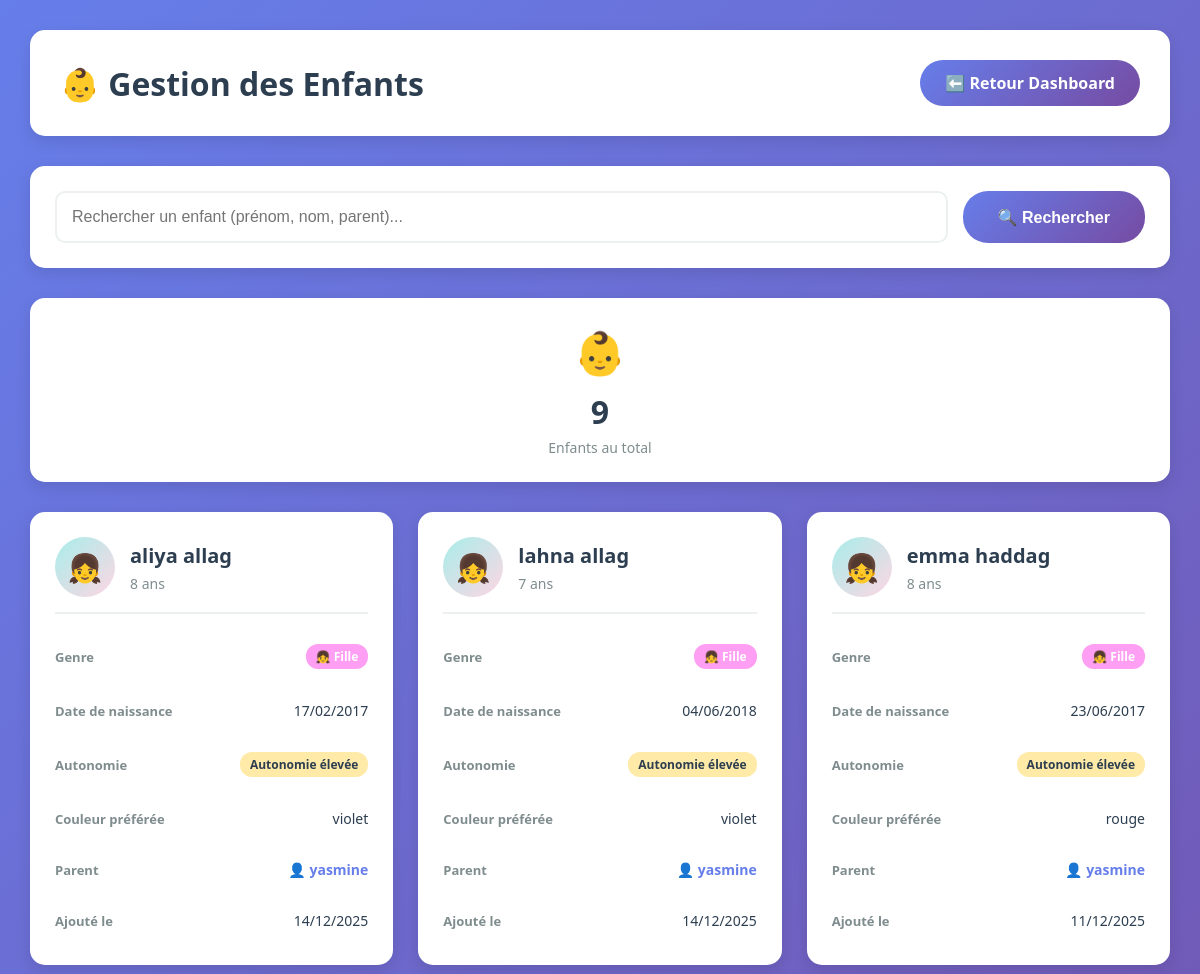
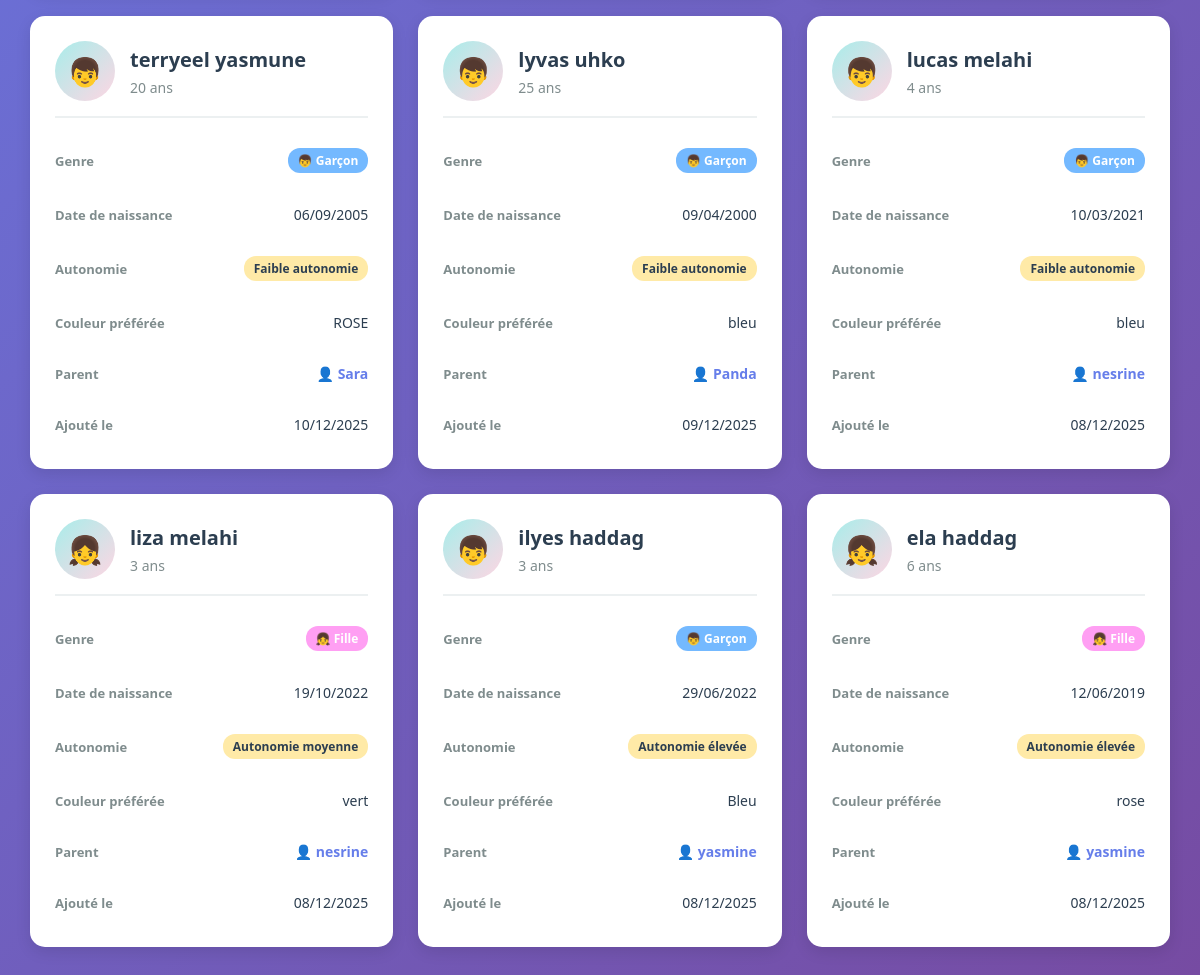
The page /admin-dashboard/enfants/ (signed in) on the database as committed earlier (2 pictures, top to bottom).
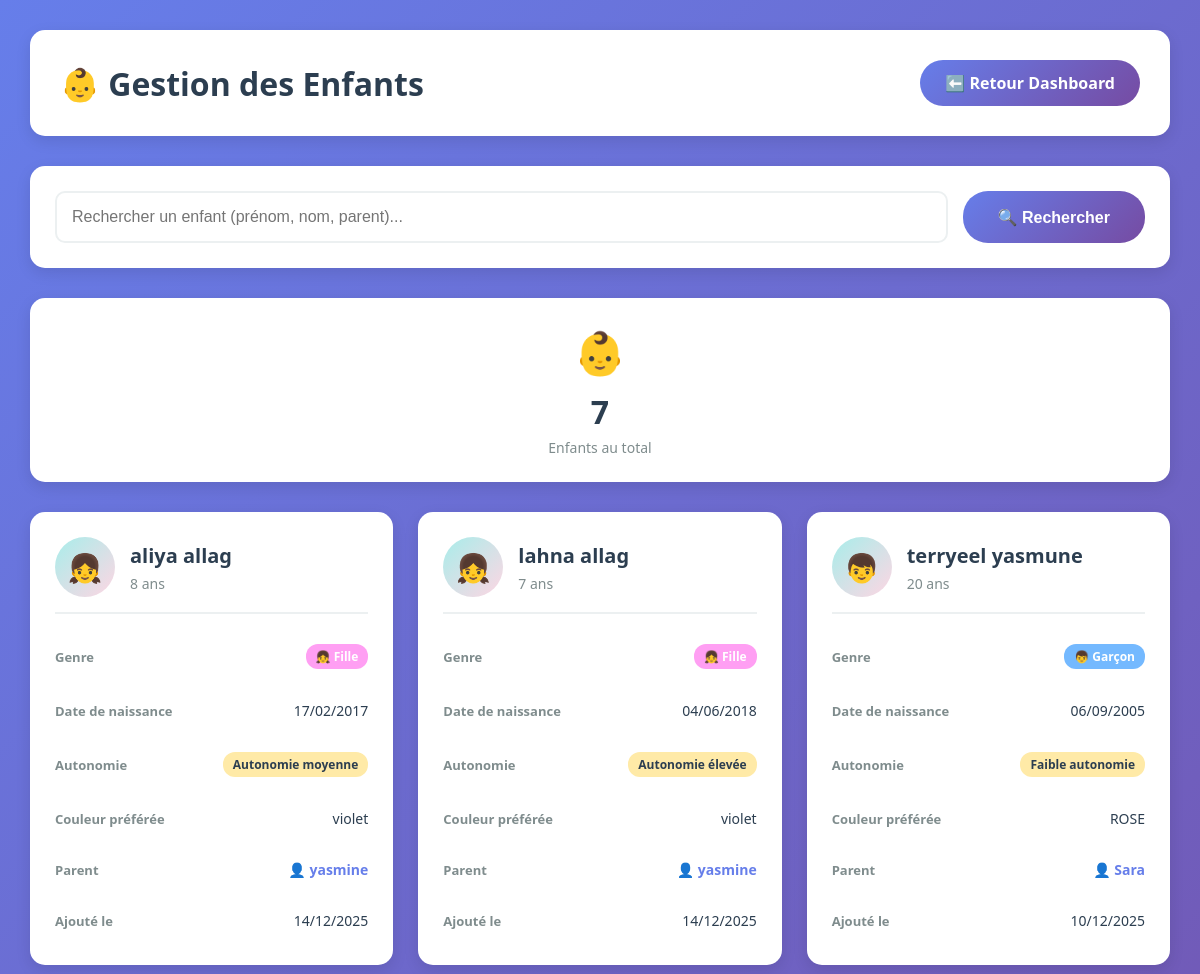
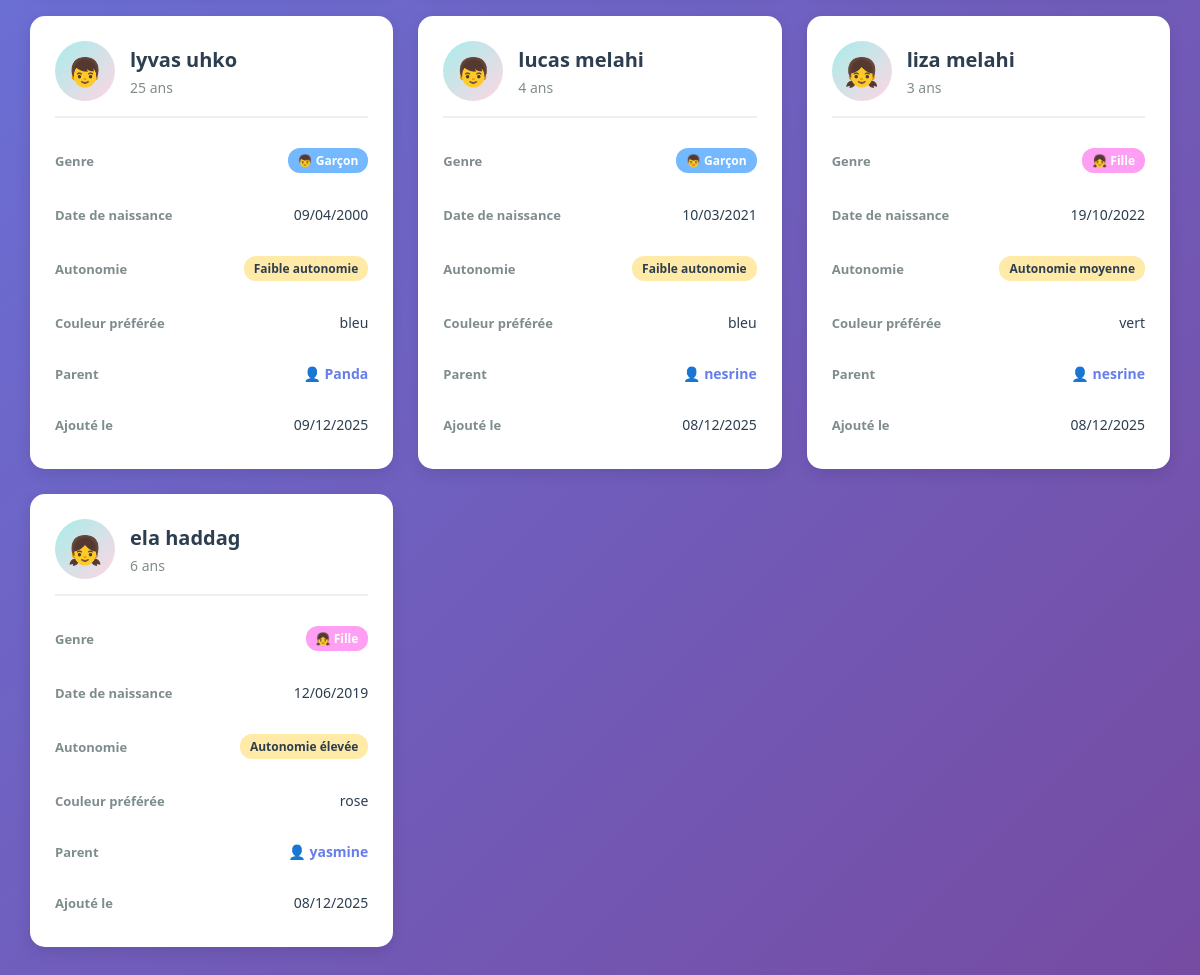
The same page on the database as committed later (2 pictures, top to bottom).
### authen/models.py (models this page shows, shortened)
class Enfant(models.Model):
    GENRE_CHOICES = [
        ('M', 'Garçon'),
        ('F', 'Fille'),
        ('A', 'Autre'),
    ]
    NIVEAU_AUTONOMIE_CHOICES = [
        ('faible', 'Faible autonomie'),
        ('moyen', 'Autonomie moyenne'),
        ('eleve', 'Autonomie élevée'),
    ]
    parent = models.ForeignKey(User, on_delete=models.CASCADE, related_name='enfants')
    prenom = models.CharField(max_length=100)
    nom = models.CharField(max_length=100)
    date_naissance = models.DateField()
    genre = models.CharField(max_length=1, choices=GENRE_CHOICES, default='M')
    niveau_autonomie = models.CharField(max_length=20, choices=NIVEAU_AUTONOMIE_CHOICES, default='moyen')
    besoins_specifiques = models.TextField(blank=True, null=True, help_text="Sensibilités, préférences, particularités...")
    couleur_preferee = models.CharField(max_length=50, blank=True, null=True)
    activites_preferees = models.TextField(blank=True, null=True, help_text="Jeux, activités favorites...")
    photo = models.ImageField(upload_to='enfants/', blank=True, null=True)
    created_at = models.DateTimeField(auto_now_add=True)
    updated_at = models.DateTimeField(auto_now=True)
    def age(self):
        from datetime import date
        today = date.today()
        return today.year - self.date_naissance.year - ((today.month, today.day) < (self.date_naissance.month, self.date_naissance.day))
    class Meta:
        verbose_name = "Enfant"
        verbose_name_plural = "Enfants"
        ordering = ['-created_at']

### authen/admin_views.py (the view)
# urls.py: path('admin-dashboard/enfants/', admin_enfants_list, name='admin_enfants_list'),
@admin_required
def admin_enfants_list(request):
    search = request.GET.get('search', '')
    enfants = Enfant.objects.select_related('parent').all()
    if search:
        enfants = enfants.filter(
            Q(prenom__icontains=search) |
            Q(nom__icontains=search) |
            Q(parent__username__icontains=search)
        )
    enfants = enfants.order_by('-created_at')
    context = {
        'enfants': enfants,
        'search': search,
    }
    return render(request, 'authen/admin/enfants_list.html', context)

### authen/admin_views.py (called while the page is built)
def is_admin(user):
    return user.is_staff or user.is_superuser

### authen/templates/authen/admin/enfants_list.html (shortened to what this page needs)
<!DOCTYPE html>
<html lang="fr">
<head>
</head>
<body>
    <div class="container">
        <div class="header">
            <h1>👶 Gestion des Enfants</h1>
            <a href="{% url 'admin_dashboard' %}" class="btn-back">⬅️ Retour Dashboard</a>
        </div>
        <div class="filters">
            <form method="GET" class="search-bar">
                <input type="text" name="search" placeholder="Rechercher un enfant (prénom, nom, parent)..." value="{{ search }}">
                <button type="submit" class="btn-search">🔍 Rechercher</button>
            </form>
        </div>
        <div class="stats-row">
            <div class="stat-box">
                <div class="icon">👶</div>
                <div class="number">{{ enfants|length }}</div>
                <div class="label">Enfants au total</div>
            </div>
        </div>
        {% if enfants %}
        <div class="enfants-grid">
            {% for enfant in enfants %}
            <div class="enfant-card">
                <div class="enfant-header">
                    <div class="enfant-avatar">
                        {% if enfant.genre == 'M' %}👦{% elif enfant.genre == 'F' %}👧{% else %}👤{% endif %}
                    </div>
                    <div class="enfant-name">
                        <h3>{{ enfant.prenom }} {{ enfant.nom }}</h3>
                        <p>{{ enfant.age }} ans</p>
                    </div>
                </div>
                <div class="enfant-info">
                    <div class="info-row">
                        <span class="label">Genre</span>
                        <span class="value">
                            {% if enfant.genre == 'M' %}
                                <span class="badge badge-garcon">👦 Garçon</span>
                            {% elif enfant.genre == 'F' %}
                                <span class="badge badge-fille">👧 Fille</span>
                            {% else %}
                                <span class="badge">Autre</span>
                            {% endif %}
                        </span>
                    </div>
                    <div class="info-row">
                        <span class="label">Date de naissance</span>
                        <span class="value">{{ enfant.date_naissance|date:"d/m/Y" }}</span>
                    </div>
                    <div class="info-row">
                        <span class="label">Autonomie</span>
                        <span class="value">
                            <span class="badge badge-autonomie">{{ enfant.get_niveau_autonomie_display }}</span>
                        </span>
                    </div>
                    {% if enfant.couleur_preferee %}
                    <div class="info-row">
                        <span class="label">Couleur préférée</span>
                        <span class="value">{{ enfant.couleur_preferee }}</span>
                    </div>
                    {% endif %}
                    <div class="info-row">
                        <span class="label">Parent</span>
                        <span class="value">
                            <a href="{% url 'admin_user_detail' enfant.parent.id %}" class="parent-link">
                                👤 {{ enfant.parent.username }}
                            </a>
                        </span>
                    </div>
                    <div class="info-row">
                        <span class="label">Ajouté le</span>
                        <span class="value">{{ enfant.created_at|date:"d/m/Y" }}</span>
                    </div>
                </div>
            </div>
            {% endfor %}
        </div>
        {% else %}
        <div class="no-results">
            <p>😕 Aucun enfant trouvé</p>
        </div>
        {% endif %}
    </div>
</body>
</html>

Rows that differ between the two databases and show on the page:
removed Enfant: prenom "emma", nom "haddag", age "8", genre "👧 Fille", date_naissance "23/06/2017", niveau_autonomie "Autonomie élevée", couleur_preferee "rouge", parent.username "yasmine", created_at "11/12/2025"
removed Enfant: prenom "ilyes", nom "haddag", age "3", genre "👦 Garçon", date_naissance "29/06/2022", niveau_autonomie "Autonomie élevée", couleur_preferee "Bleu", parent.username "yasmine", created_at "08/12/2025"
changed Enfant "aliya": niveau_autonomie "Autonomie élevée" → "Autonomie moyenne"
Other text that changed with them:
{{ enfants|length }}: "9" → "7"
